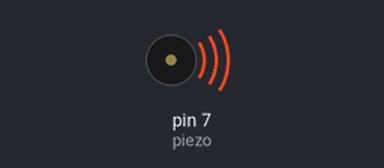
Simulated run of this sketch. Board: Arduino Uno, built with avr-gcc and run on an emulated ATmega328P. Shown: buzzer (waves = sounding).

Above: at 0.1 s.
At 4.1 s:
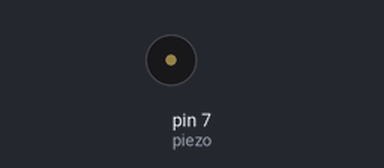
Timing chart, 0 to 5.6 s (numbered marks = the images above):
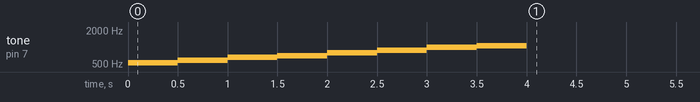

The sketch:

buzer2.ino
```cpp
int piezo = 7;
int tones[] = {523, 587, 659, 698, 784, 880, 988, 1047};

void setup() {
  pinMode(piezo, OUTPUT);
  for(int i = 0; i < 8; i++){
    tone(piezo, tones[i]);
    delay(500);
  }
  noTone(piezo);
}

void loop(){}
```
